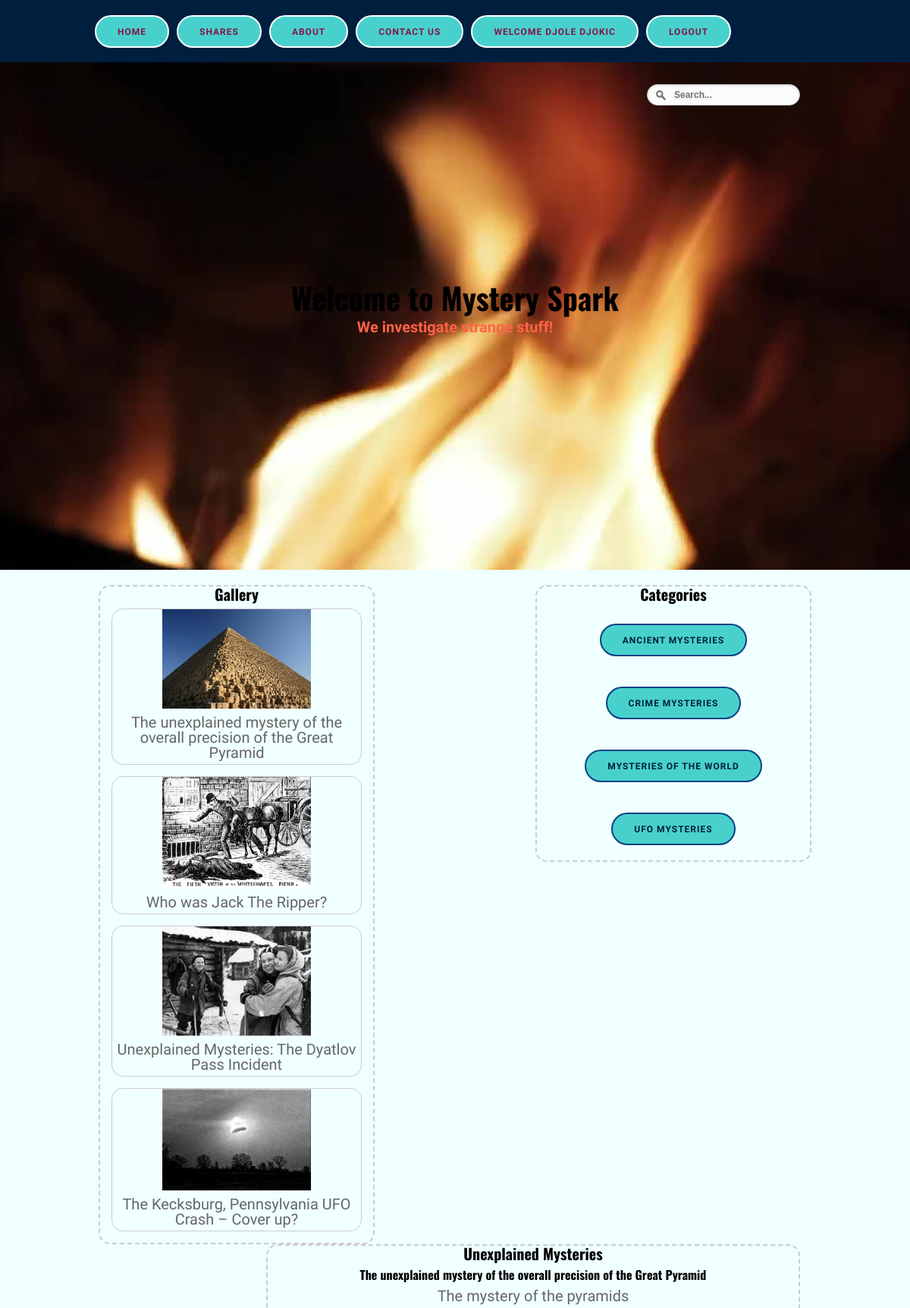
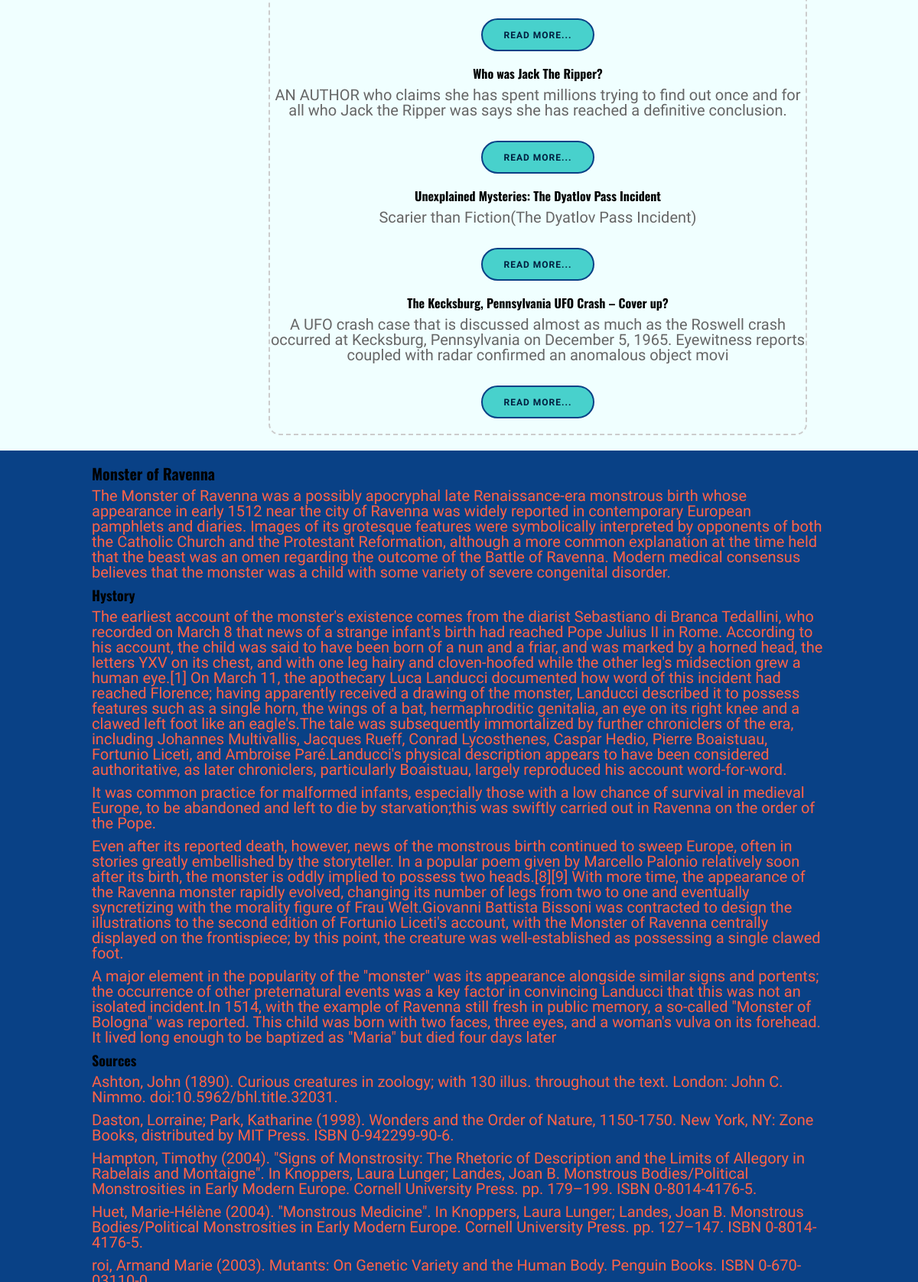
/ (signed in, upper part), run on the app's committed database (2 pictures, top to bottom).
### tables this page shows
CREATE TABLE IF NOT EXISTS `images` (
  `id_image` int(11) NOT NULL AUTO_INCREMENT,
  `img_title` varchar(200) NOT NULL,
  `img_intro` varchar(200) NOT NULL,
  `img_body` text NOT NULL,
  `img_date` datetime NOT NULL DEFAULT CURRENT_TIMESTAMP,
  `img_name` varchar(200) NOT NULL,
  `img_id` int(11) NOT NULL,
  `cat_title` varchar(200) NOT NULL,
  `cat_id` int(11) NOT NULL,
  PRIMARY KEY (`id_image`)
);

### views/main.php (called while the page is built)
<?php include 'includes/header.php'; ?>

### controllers/home.php (called while the page is built)
<?php
class Home extends Controller{
	protected function Index(){
		$viewmodel = new HomeModel();
		$this->returnView($viewmodel->Index(), true);
	}
}
 ?>

### classes/Model.php (called while the page is built, shortened)
<?php
abstract class Model{
	protected $dbh;
	protected $stmt;
	public function __construct(){
		$this->dbh = new PDO("mysql:host=".DB_HOST.";dbname=".DB_NAME, DB_USER, DB_PASS);
	}
	public function query($query){
		$this->stmt = $this->dbh->prepare($query);
	}
	public function execute(){
		$this->stmt->execute();
	}
	public function resultSet(){
		$this->execute();
		return $this->stmt->fetchAll(PDO::FETCH_ASSOC);
	}
}
 ?>

### models/home.php (called while the page is built)
<?php
class HomeModel extends Model{
	public function Index(){
		$this->query("SELECT * FROM images GROUP BY cat_title");
		$rows = $this->resultSet();
		return $rows;
		}
}
?>

### views/home/index.php (the view, shortened to what this page needs)
 <section id="videoback" class="negativ">
        <video autoplay loop muted poster="Open-Fire.jpg" id="bgvid">
            <source src="video/Open-Fire.webm" type="video/webm">
            <source src="video/Open-Fire.mp4" type="video/mp4">
        </video>
          <h2 class="w">Welcome to Mystery Spark</h2>
          <p><strong>We investigate strange stuff!</strong></p>
    </section>
   <section id="drugi">
   <div class="wrapper">
        <div id="right">
        <h2>Categories</h2>
        <?php foreach($viewmodel as $cat): ?>
          <ul>
            <li><a href="<?php echo ROOT_URL; ?>category/index/<?php echo $cat['img_id']; ?>" class="dugme"><?php echo $cat['cat_title']; ?></a></li>
          </ul>
          <?php endforeach; ?>
        </div>
        <div id="left">
            <h2>Gallery</h2>
            <?php foreach($viewmodel as $image): ?>
              <div class="gallery">
                <a href="images/<?php echo $image['img_name']; ?>">
                  <img src="images/<?php echo $image['img_name']; ?>" >
                </a>
                <div class="desc"><?php echo $image['img_title']; ?></div>
              </div>
            <?php endforeach; ?>
            </div>
        <div id="center">
            <h2>Unexplained Mysteries</h2>
            <?php foreach($viewmodel as $image): ?>
            <h4><?php echo $image['img_title']; ?></h4>
            <p><?php echo $image['img_intro']; ?></p>
            <a href="<?php echo ROOT_URL; ?>readmore/index/<?php echo $image['img_id']; ?>" class="dugme">Read More...</a>
            <?php endforeach; ?>
        </div>
</div>
</section>
    <section id="mystery" class="negativ">
      <div class="wrapper">
            <h2>Monster of Ravenna</h2>
             <p>The Monster of Ravenna was a possibly apocryphal late Renaissance-era monstrous birth whose appearance in early 1512 near the city of Ravenna was widely reported in contemporary European pamphlets and diaries. Images of its grotesque features were symbolically interpreted by opponents of both the Catholic Church and the Protestant Reformation, although a more common explanation at the time held that the beast was an omen regarding the outcome of the Battle of Ravenna. Modern medical consensus believes that the monster was a child with some variety of severe congenital disorder. </p>
             <h3>Hystory</h3>
             <p>The earliest account of the monster's existence comes from the diarist Sebastiano di Branca Tedallini, who recorded on March 8 that news of a strange infant's birth had reached Pope Julius II in Rome. According to his account, the child was said to have been born of a nun and a friar, and was marked by a horned head, the letters YXV on its chest, and with one leg hairy and cloven-hoofed while the other leg's midsection grew a human eye.[1] On March 11, the apothecary Luca Landucci documented how word of this incident had reached Florence; having apparently received a drawing of the monster, Landucci described it to possess features such as a single horn, the wings of a bat, hermaphroditic genitalia, an eye on its right knee and a clawed left foot like an eagle's.The tale was subsequently immortalized by further chroniclers of the era, including Johannes Multivallis, Jacques Rueff, Conrad Lycosthenes, Caspar Hedio, Pierre Boaistuau, Fortunio Liceti, and Ambroise Paré.Landucci's physical description appears to have been considered authoritative, as later chroniclers, particularly Boaistuau, largely reproduced his account word-for-word.</p>
             <p>It was common practice for malformed infants, especially those with a low chance of survival in medieval Europe, to be abandoned and left to die by starvation;this was swiftly carried out in Ravenna on the order of the Pope.</p>
            <p>Even after its reported death, however, news of the monstrous birth continued to sweep Europe, often in stories greatly embellished by the storyteller. In a popular poem given by Marcello Palonio relatively soon after its birth, the monster is oddly implied to possess two heads.[8][9] With more time, the appearance of the Ravenna monster rapidly evolved, changing its number of legs from two to one and eventually syncretizing with the morality figure of Frau Welt.Giovanni Battista Bissoni was contracted to design the illustrations to the second edition of Fortunio Liceti's account, with the Monster of Ravenna centrally displayed on the frontispiece; by this point, the creature was well-established as possessing a single clawed foot.</p>
            <p>A major element in the popularity of the "monster" was its appearance alongside similar signs and portents; the occurrence of other preternatural events was a key factor in convincing Landucci that this was not an isolated incident.In 1514, with the example of Ravenna still fresh in public memory, a so-called "Monster of Bologna" was reported. This child was born with two faces, three eyes, and a woman's vulva on its forehead. It lived long enough to be baptized as "Maria" but died four days later
            </p>
            <h3>Sources</h3>
            <p>Ashton, John (1890). Curious creatures in zoology; with 130 illus. throughout the text. London: John C. Nimmo. doi:10.5962/bhl.title.32031.</p>
            <p>Daston, Lorraine; Park, Katharine (1998). Wonders and the Order of Nature, 1150-1750. New York, NY: Zone Books, distributed by MIT Press. ISBN 0-942299-90-6.</p>
            <p>Hampton, Timothy (2004). "Signs of Monstrosity: The Rhetoric of Description and the Limits of Allegory in Rabelais and Montaigne". In Knoppers, Laura Lunger; Landes, Joan B. Monstrous Bodies/Political Monstrosities in Early Modern Europe. Cornell University Press. pp. 179–199. ISBN 0-8014-4176-5.</p>
            <p>Huet, Marie-Hélène (2004). "Monstrous Medicine". In Knoppers, Laura Lunger; Landes, Joan B. Monstrous Bodies/Political Monstrosities in Early Modern Europe. Cornell University Press. pp. 127–147. ISBN 0-8014-4176-5.</p>
            <p>roi, Armand Marie (2003). Mutants: On Genetic Variety and the Human Body. Penguin Books. ISBN 0-670-03110-0.</p>
         </div>
    </section>

### assets/css/style.css (style rules this page uses)
img { max-width:100%; }
p { margin:0 0 0.5em; }
.negativ { color:#FF6347; }
a:link, a:visited { color:#001f3f; text-decoration:none; }
.wrapper { width:auto; margin:0 auto; height: auto; overflow:hidden; }
#center { width: 700px; border:2px dashed #ccc; border-radius: 15px; margin-top: auto; float: right; margin-right: 25px; }
#right { width: 360px; border:2px dashed #ccc; border-radius: 15px; float: right; margin-right: 10px; }
#right ul { list-style-type: none; text-align: inherit; }
#left { width: 360px; border:2px dashed #ccc; border-radius: 15px; float: left; margin-left: 10px; }
div.gallery { margin: 15px; border: 1px solid #ccc; float: left; width: auto; margin-top: auto; border-radius: 15px; }
div.gallery img { width: 60%; height: auto; }
div.desc { padding: 5px; text-align: center; }
.w { font-size: 40px; margin-bottom: 10px; text-align: center; }
.dugme { background: #48D1CC; border: 2px solid #094186; border-radius: 25px; color: #001f3f; display: inline-block; font-size: 12px; font-weight: 700; letter-spacing: 1px; line-height: 1; padding: 14px 28px 13px; margin:20px 5px; text-transform: uppercase; transition: all 0.2s ease; }
#drugi { padding:20px 0; text-align:center; overflow:hidden; }
#mystery { background:#094186; padding:20px; overflow:hidden; }
#videoback { padding:300px 0; position:relative; overflow:hidden; text-align:center; }
#bgvid { position: absolute; top: 50%; left: 50%; min-width: 100%; min-height: 100%; width:auto; height:auto; z-index: -100; -webkit-transform: translateX(-50%) translateY(-50%); transform: translateX(-50%) translateY(-50%); background: url(video/Open-Fire.jpg) no-repeat; background-size: cover; }
@media screen and (min-width:1024px) and (max-width:1260px) { .wrapper { width:960px; } }
* { padding:0; margin:0; outline:0; }
body { font-family: 'Berkshire Swash', cursive; font-size:20px; line-height:20px; color:#666; background: #F0FFFF; }
a { color:#364f86; text-decoration: none; cursor:pointer; }
h1, h2, h3, h4, h5 { font-family: "Oswald", Arial, sans-serif; padding-bottom:8px; color: black; }
h2 { font-size:20px; line-height:21px; }
h3 { font-size:18px; line-height:20px; }
h4 { font-size:16px; line-height:19px; }

### data on the page
images: cat_title "ANCIENT MYSTERIES", img_name (picture), img_title "The unexplained mystery of the overall precision of the Great Pyramid", img_intro "The mystery of the pyramids"
images: cat_title "CRIME MYSTERIES", img_name (picture), img_title "Who was Jack The Ripper?", img_intro "AN AUTHOR who claims she has spent millions trying to find out once and for all who Jack the Ripper was says she has reached a definitive conclusion."
images: cat_title "MYSTERIES OF THE WORLD", img_name (picture), img_title "Unexplained Mysteries: The Dyatlov Pass Incident", img_intro "Scarier than Fiction(The Dyatlov Pass Incident)"
images: cat_title "UFO MYSTERIES", img_name (picture), img_title "The Kecksburg, Pennsylvania UFO Crash – Cover up?", img_intro "A UFO crash case that is discussed almost as much as the Roswell crash occurred at Kecksburg, Pennsylvania on December 5, 1965. Eyewitness reports coupled with radar confirmed an anomalous object movi"

### other printed values
$_SESSION['user_data']['name'] "DJOLE DJOKIC"
